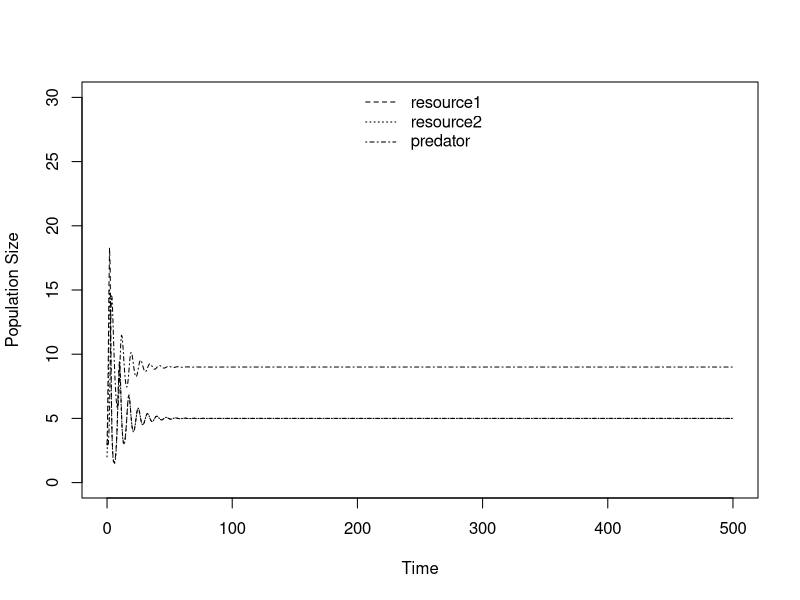
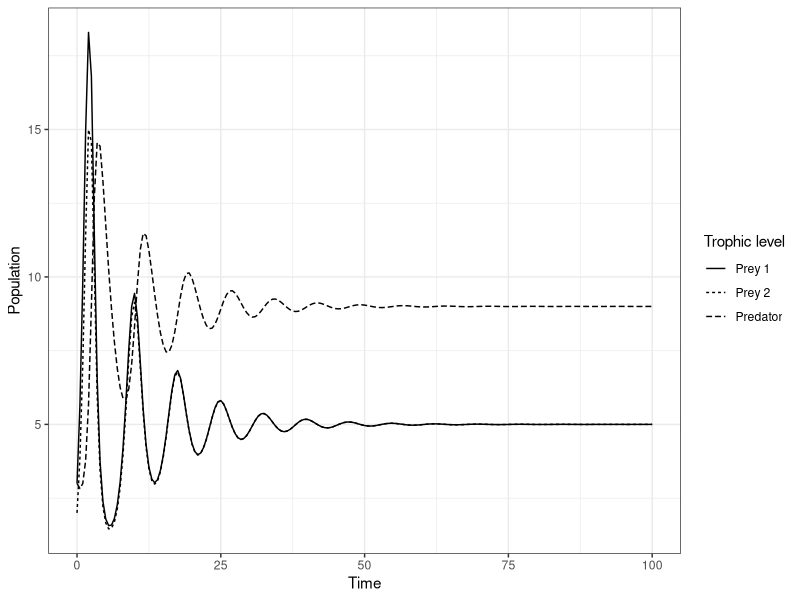

Generate these figures, in order, with R:
library(deSolve)
predprey.log.prey <- function(t, y, params) {
  R1 <- y[1]
  R2 <- y[2]
  P <- y[3]
  with(as.list(params), {
    dR1.dt <- r * R1 * (1 - R1 / k) - a1 * R1 * P
    dR2.dt <- r * R2 * (1 - R2 / L)  - a2 * R2 * P
    dP.dt <- e1 * a1 * R1 * P + e2 * a2 * R2 * P - d * P
    return(list(c(dR1.dt, dR2.dt, dP.dt)))
  })
}
r <- 2
e1 <- 0.2
e2 <- 0.2
a1 <- 0.2
a2 <- 0.2
d <- 0.4
k <- 50
L <- 50

R10 <- 3
R20 <- 2
P0 <- 3
params.log.prey1 <- c(r = r, e1 = e1, e2 = e2, a1 = a1, a2 = a2, d = d, k = k, L = L)
MaxTime <- 500
Time <- seq(0, MaxTime, by = 0.5)
log.prey.out <- ode(c(R10, R20, P0), Time, predprey.log.prey, params.log.prey1)

matplot(Time, (log.prey.out[, 2:4]), type = "l", lty = 2:4, col=1, ylab = "Population Size", xlab="Time", ylim = c(0,30))
legend("top", c(expression("resource1"), expression("resource2"), expression("predator")), lty = 2:4, bty = "n")

####PLOT WITH GGOPLOT####
library(ggplot2)
library(tidyr)
#Reshape to long format as it's more tidy
log.prey.out <- as.data.frame(log.prey.out)
log.prey.out$time <- as.numeric(log.prey.out$time)
log.prey.out <- gather(log.prey.out, key = "Trophic level", value = "Population_size", -time)
ggplot(data = log.prey.out, aes(x = time, y = Population_size, linetype = `Trophic level`)) +
  geom_line() +
  theme_bw() + 
  labs(x = "Time", y = "Population") +
  scale_linetype_discrete(labels=c('Prey 1', 'Prey 2', 'Predator')) + lims(x=c(0,100))
